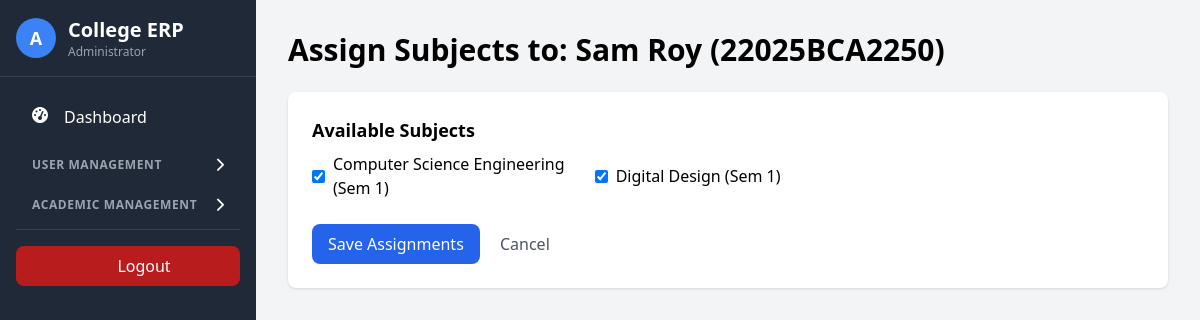
The app's page /admin/assign_subjects.php?student_id=1 (signed in) with its own data.
### tables this page shows
CREATE TABLE IF NOT EXISTS `students` (
  `student_id` int NOT NULL AUTO_INCREMENT,
  `user_id` int DEFAULT NULL,
  `full_name` varchar(100) NOT NULL,
  `roll_number` varchar(20) NOT NULL,
  `program` varchar(50) NOT NULL,
  `batch` year NOT NULL,
  `contact` varchar(20) DEFAULT NULL,
  PRIMARY KEY (`student_id`),
  UNIQUE KEY `roll_number` (`roll_number`),
  UNIQUE KEY `user_id` (`user_id`)
);

CREATE TABLE IF NOT EXISTS `subjects` (
  `subject_id` int NOT NULL AUTO_INCREMENT,
  `subject_code` varchar(20) NOT NULL,
  `subject_name` varchar(100) NOT NULL,
  `program_id` int DEFAULT NULL,
  `semester` int NOT NULL,
  `credits` int NOT NULL,
  PRIMARY KEY (`subject_id`),
  UNIQUE KEY `subject_code` (`subject_code`)
);

### admin/assign_subjects.php (the view, shortened to what this page needs)
<?php
require_once '../config/db.php';
$student_id = $_GET['student_id'] ?? 0;
$stmt = $pdo->prepare("SELECT * FROM students WHERE student_id = ?");
$stmt->execute([$student_id]);
$student = $stmt->fetch();
$subjects = $pdo->prepare("
    SELECT s.*
    FROM subjects s
    WHERE s.program_id = ?
    ORDER BY s.semester
");
$subjects->execute([$student['program']]);
$all_subjects = $subjects->fetchAll();
$assigned_subjects = $pdo->prepare("
    SELECT subject_id
    FROM student_subjects
    WHERE student_id = ?
");
$assigned_subjects->execute([$student_id]);
$assigned = $assigned_subjects->fetchAll(PDO::FETCH_COLUMN);
?>
<!DOCTYPE html>
<html lang="en">
<head>
    <script src="https://cdn.tailwindcss.com"></script>
	<link rel="stylesheet" href="https://cdnjs.cloudflare.com/ajax/libs/font-awesome/6.0.0/css/all.min.css">
</head>
<body class="bg-gray-100">
<div class="md:flex">
<?php include '../includes/admin_sidebar.php'; ?>
    <div class="main-content p-8 mt-16 md:mt-0 mt-16 md:ml-64 w-full">
        <h1 class="text-3xl font-bold mb-6">
            Assign Subjects to: <?= htmlspecialchars($student['full_name']) ?> (<?= htmlspecialchars($student['roll_number']) ?>)
        </h1>
        <form method="post" class="bg-white p-6 rounded-lg shadow">
            <div class="mb-4">
                <h3 class="text-lg font-semibold mb-2">Available Subjects</h3>
                <div class="grid grid-cols-1 md:grid-cols-3 gap-4">
                    <?php foreach ($all_subjects as $subject): ?>
                    <div class="flex items-center">
                        <input type="checkbox" name="subjects[]" value="<?= $subject['subject_id'] ?>"
                               id="subject_<?= $subject['subject_id'] ?>"
                               <?= in_array($subject['subject_id'], $assigned) ? 'checked' : '' ?>
                               class="mr-2">
                        <label for="subject_<?= $subject['subject_id'] ?>">
                            <?= htmlspecialchars($subject['subject_name']) ?> (Sem <?= $subject['semester'] ?>)
                        </label>
                    </div>
                    <?php endforeach; ?>
                </div>
            </div>
            <div class="mt-6">
                <button type="submit" class="bg-blue-600 text-white px-4 py-2 rounded-lg hover:bg-blue-700 transition">
                    Save Assignments
                </button>
                <a href="manage_students.php" class="ml-4 text-gray-600 hover:underline">Cancel</a>
            </div>
        </form>
    </div>
</div>
</body>
</html>

### records on screen
students: full_name "Sam Roy", roll_number "22025BCA2250"
subjects: subject_id "☑", subject_name "Computer Science Engineering", semester "1"
subjects: subject_id "☑", subject_name "Digital Design", semester "1"
